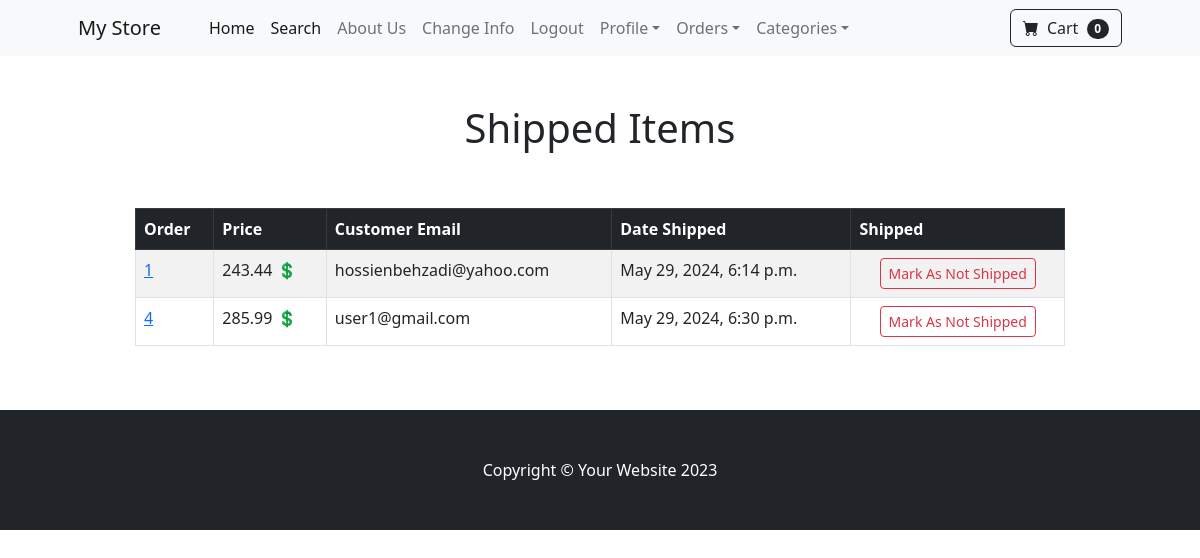
The page /payment/shipped_dash (signed in) on the database its author committed.
### payment/models.py (models this page shows, shortened)
class Order(models.Model):
    user = models.ForeignKey(User, on_delete=models.CASCADE, null=True, blank=True)
    full_name = models.CharField(max_length=255)
    email = models.CharField(max_length=255)
    shipping_address = models.TextField(max_length=15000)
    amount_paid = models.DecimalField(max_digits=8, decimal_places=2)
    date_ordered = models.DateTimeField(auto_now_add=True)
    is_shipped = models.BooleanField(default=False)
    date_shipped = models.DateTimeField(blank=True, null=True)

### payment/views.py (the view)
# urls.py: path('shipped_dash', views.shipped_dash, name='shipped_dash'),
def shipped_dash(request):
    if request.user.is_authenticated and request.user.is_superuser:
        orders = Order.objects.filter(is_shipped=True)
        if request.POST:
            num = request.POST['num']
            order = Order.objects.filter(id=num)
            order.update(is_shipped=False, date_shipped=None)
            messages.success(request, 'Shipping Status Changed To "Not Shipped"')
            return redirect('shipped_dash')
        return render(request, 'payment/shipped_dash.html', {'orders': orders})
    else:
        messages.error(request, 'Access Denied')
        return redirect('home')

### cart/cart.py (called while the page is built)
    def __len__(self):
        return len(self.cart)

### cart/context_processors.py (called while the page is built)
def cart(request):
    return {'cart': Cart(request)}

### payment/templates/payment/shipped_dash.html (shortened to what this page needs)
{% extends 'base.html' %}
{% block content %}
        <div class="container">
            <div class="row">
                <center>
                    <div class="col-lg-10 col-ld-12 col-sm-12 col-12">
                        <br><br>
                        <h1>Shipped Items</h1><br><br>
                        <table class="table table-striped table-hover table-bordered">
                          <thead class="table-dark">
                            <tr>
                              <th scope="col">Order</th>
                              <th scope="col">Price</th>
                              <th scope="col">Customer Email</th>
                              <th scope="col">Date Shipped</th>
                              <th scope="col">Shipped</th>
                            </tr>
                          </thead>
                          <tbody>
                          {% for item in orders%}
                            <tr>
                              <td><a href="{% url 'orders' item.id %}">{{ item.id }}</a></td>
                              <td>{{ item.amount_paid }} 💲</td>
                              <td>{{ item.email }}</td>
                              <td>{{ item.date_shipped }}</td>
                                <td>
                                    <form method="POST" align="center">
                                        <button type="submit" class="btn btn-sm btn-outline-danger">Mark As Not Shipped</button>
                                    </form>
                                </td>
                            </tr>
                          {% endfor %}
                          </tbody>
                        </table>
                    </div>
                </center>
            </div>
        </div>
        <br><br>
{% endblock %}

### rows shown on the page
Order: id "1", amount_paid "243.44", email "hossienbehzadi@yahoo.com", date_shipped "May 29, 2024, 6:14 p.m."
Order: id "4", amount_paid "285.99", email "user1@gmail.com", date_shipped "May 29, 2024, 6:30 p.m."

### other values the page prints
{{ cart|length }} "0"
